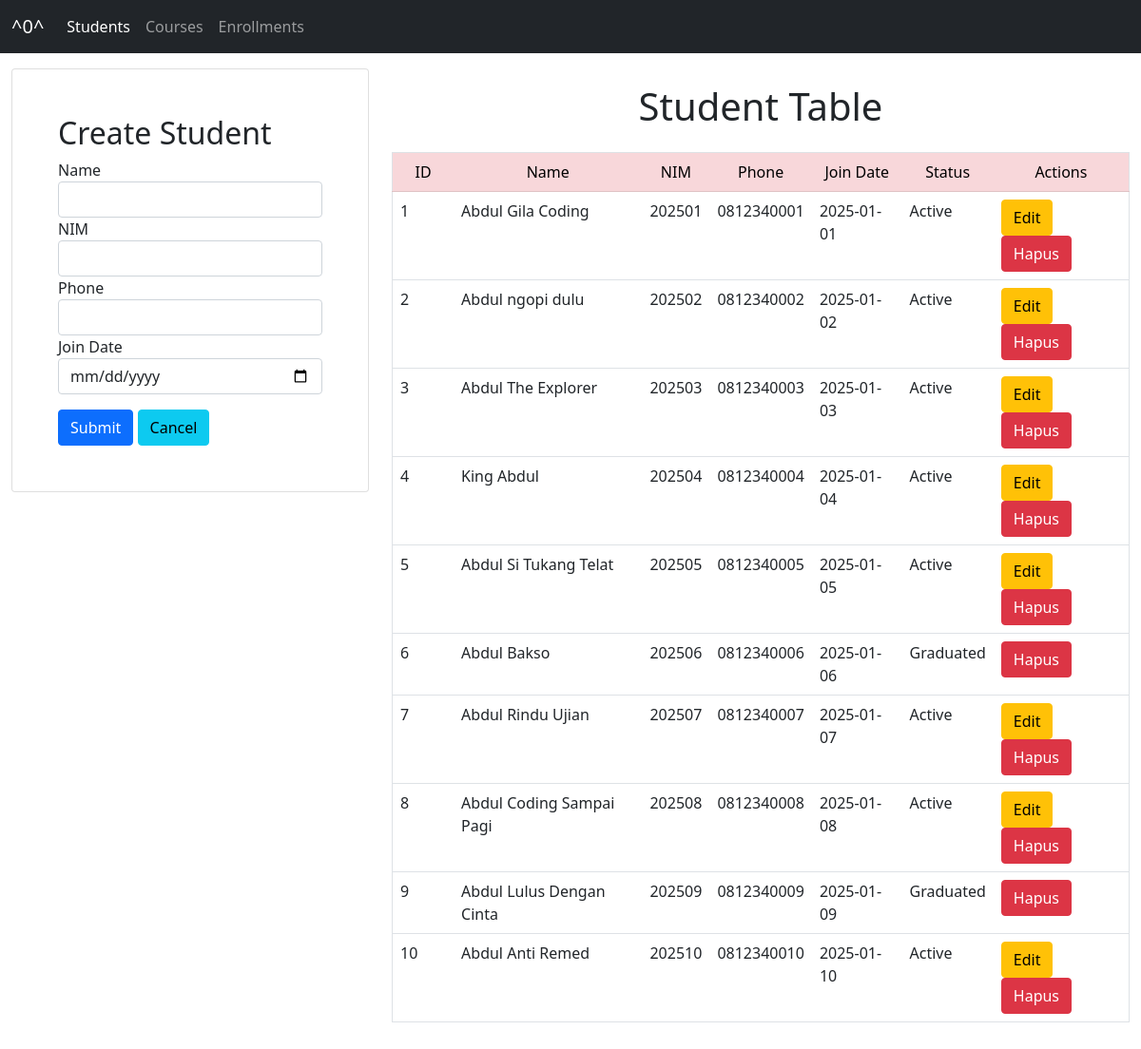
The page / on the database its author committed.
### tables this page shows
CREATE TABLE `students` (
  `id` int(11) NOT NULL,
  `name` varchar(100) NOT NULL,
  `nim` varchar(50) NOT NULL,
  `phone` varchar(15) DEFAULT NULL,
  `join_date` date NOT NULL,
  `status` varchar(20) DEFAULT 'active'
);

### controllers/Student.controller.php (called while the page is built, shortened)
<?php
include_once("models/Students.class.php");
include_once("views/Students.view.php");
class StudentController
{
    private $student;
    function __construct()
    {
        $this->student = new Students(Conf::$db_host, Conf::$db_user, Conf::$db_pass, Conf::$db_name);
    }
    public function index()
    {
        $this->student->open();
        $this->student->getStudents();
        $data = array();
        while ($row = $this->student->getResult()) {
            array_push($data, $row);
        }
        $view = new StudentView();
        $view->render($data);
    }
}

### views/Students.view.php (the view, shortened to what this page needs)
<?php
class StudentView
{
    public function render($data)
    {
        $no = 1;
        $dataStudents = null;
        foreach ($data as $val) {
            list($id, $name, $nim, $phone, $join_date, $status) = $val;
            if($status == 'active'){
                $status = "Active";
                $dataStudents .= "<tr>
                <td>" . $no++ . "</td>
                <td>" . $name . "</td>
                <td>" . $nim . "</td>
                <td>" . $phone . "</td>
                <td>" . $join_date . "</td>
                <td>" . $status . "</td>
                <td>
                <a href='index.php?id_edit=" . $id . "' class='btn btn-warning'>Edit</a>
                <a href='index.php?id_hapus=" . $id . "' class='btn btn-danger'>Hapus</a>
                </td>
                </tr>";
            }else{
                $status = "Graduated";
                $dataStudents .= "<tr>
                <td>" . $no++ . "</td>
                <td>" . $name . "</td>
                <td>" . $nim . "</td>
                <td>" . $phone . "</td>
                <td>" . $join_date . "</td>
                <td>" . $status . "</td>
                <td>
                <a href='index.php?id_hapus=" . $id . "' class='btn btn-danger'>Hapus</a>
                </td>
                </tr>";
            }
        }
    }
}

### index.php
<?php
include_once("views/Template.class.php");
include_once("models/DB.class.php");
include_once("controllers/Student.controller.php");
$Student = new StudentController();
if (isset($_POST['submit'])) {
    $data = $_POST;
    $Student->add($data);
} else if (!empty($_GET['id_hapus'])) {
    $id = $_GET['id_hapus'];
    $Student->delete($id);
} else if (!empty($_GET['id_edit'])) {
    $id = $_GET['id_edit'];
    $Student->edit($id);
} else {
    $Student->index();
}

### views/Template.class.php (shortened to what this page needs)
<?php
class Template
{
    var $content = '';
    function __construct($filename = '')
    {
        $this->content = implode('', @file($filename));
    }
    function clear()
    {
        $this->content = preg_replace("/DATA_[A-Z|_|0-9]+/", "", $this->content);
    }
    function write()
    {
        print $this->content;
    }
    function replace($old = '', $new = '')
    {
        if (is_int($new)) {
            $value = sprintf("%d", $new);
        } elseif (is_float($new)) {
            $value = sprintf("%f", $new);
        } elseif (is_array($new)) {
            $value = '';
            foreach ($new as $item) {
                $value .= $item . ' ';
            }
        } else {
            $value = $new;
        }
        $this->content = preg_replace("/$old/", $value, $this->content);
    }
}

### rows shown on the page
students: name "Abdul Gila Coding", nim "202501", phone "0812340001", join_date "2025-01-01", status "Active"
students: name "Abdul ngopi dulu", nim "202502", phone "0812340002", join_date "2025-01-02", status "Active"
students: name "Abdul The Explorer", nim "202503", phone "0812340003", join_date "2025-01-03", status "Active"
students: name "King Abdul", nim "202504", phone "0812340004", join_date "2025-01-04", status "Active"
students: name "Abdul Si Tukang Telat", nim "202505", phone "0812340005", join_date "2025-01-05", status "Active"
students: name "Abdul Bakso", nim "202506", phone "0812340006", join_date "2025-01-06", status "Graduated"
students: name "Abdul Rindu Ujian", nim "202507", phone "0812340007", join_date "2025-01-07", status "Active"
students: name "Abdul Coding Sampai Pagi", nim "202508", phone "0812340008", join_date "2025-01-08", status "Active"
students: name "Abdul Lulus Dengan Cinta", nim "202509", phone "0812340009", join_date "2025-01-09", status "Graduated"
students: name "Abdul Anti Remed", nim "202510", phone "0812340010", join_date "2025-01-10", status "Active"
